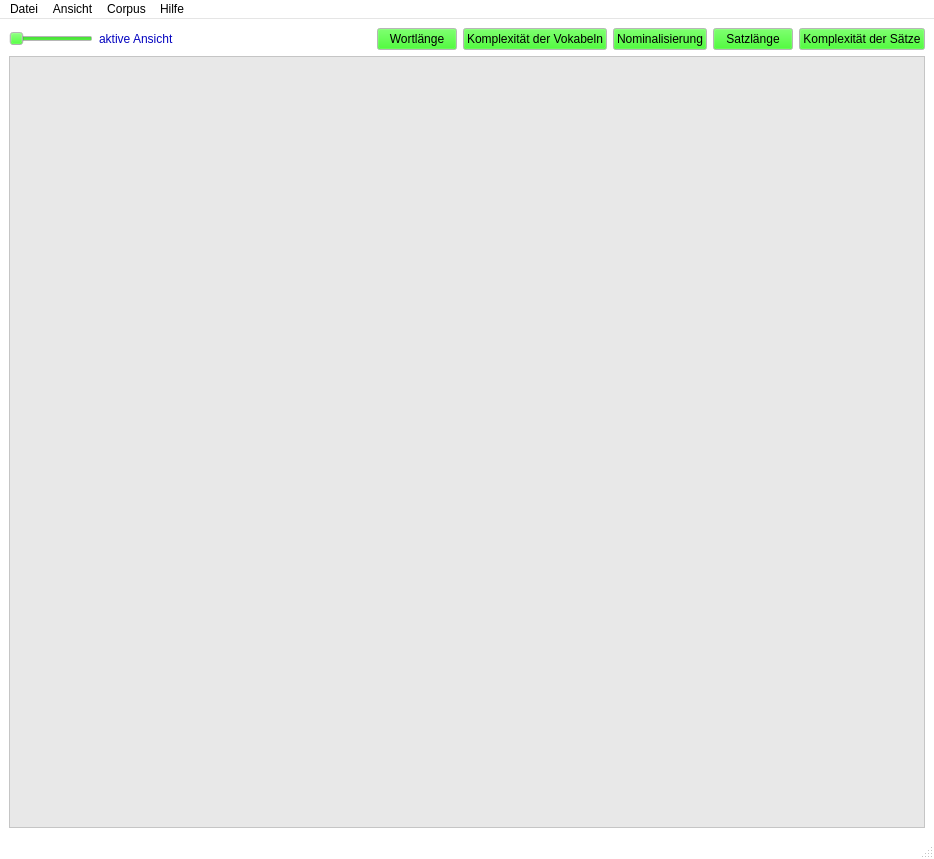
<?xml version="1.0" encoding="UTF-8"?>
<ui version="4.0">
 <class>MainWindow</class>
 <widget class="QMainWindow" name="MainWindow">
  <property name="geometry">
   <rect>
    <x>0</x>
    <y>0</y>
    <width>934</width>
    <height>859</height>
   </rect>
  </property>
  <property name="palette">
   <palette>
    <active>
     <colorrole role="WindowText">
      <brush brushstyle="SolidPattern">
       <color alpha="255">
        <red>4</red>
        <green>4</green>
        <blue>191</blue>
       </color>
      </brush>
     </colorrole>
     <colorrole role="Button">
      <brush brushstyle="SolidPattern">
       <color alpha="255">
        <red>24</red>
        <green>240</green>
        <blue>0</blue>
       </color>
      </brush>
     </colorrole>
     <colorrole role="Light">
      <brush brushstyle="SolidPattern">
       <color alpha="255">
        <red>181</red>
        <green>255</green>
        <blue>184</blue>
       </color>
      </brush>
     </colorrole>
     <colorrole role="Midlight">
      <brush brushstyle="SolidPattern">
       <color alpha="255">
        <red>9</red>
        <green>118</green>
        <blue>3</blue>
       </color>
      </brush>
     </colorrole>
     <colorrole role="Dark">
      <brush brushstyle="SolidPattern">
       <color alpha="255">
        <red>6</red>
        <green>160</green>
        <blue>155</blue>
       </color>
      </brush>
     </colorrole>
     <colorrole role="Mid">
      <brush brushstyle="SolidPattern">
       <color alpha="255">
        <red>8</red>
        <green>89</green>
        <blue>160</blue>
       </color>
      </brush>
     </colorrole>
     <colorrole role="Text">
      <brush brushstyle="SolidPattern">
       <color alpha="255">
        <red>0</red>
        <green>0</green>
        <blue>0</blue>
       </color>
      </brush>
     </colorrole>
     <colorrole role="ButtonText">
      <brush brushstyle="SolidPattern">
       <color alpha="255">
        <red>0</red>
        <green>0</green>
        <blue>0</blue>
       </color>
      </brush>
     </colorrole>
     <colorrole role="Base">
      <brush brushstyle="SolidPattern">
       <color alpha="255">
        <red>232</red>
        <green>232</green>
        <blue>232</blue>
       </color>
      </brush>
     </colorrole>
     <colorrole role="Window">
      <brush brushstyle="SolidPattern">
       <color alpha="255">
        <red>255</red>
        <green>255</green>
        <blue>255</blue>
       </color>
      </brush>
     </colorrole>
    </active>
    <inactive>
     <colorrole role="WindowText">
      <brush brushstyle="SolidPattern">
       <color alpha="255">
        <red>4</red>
        <green>4</green>
        <blue>191</blue>
       </color>
      </brush>
     </colorrole>
     <colorrole role="Button">
      <brush brushstyle="SolidPattern">
       <color alpha="255">
        <red>24</red>
        <green>240</green>
        <blue>0</blue>
       </color>
      </brush>
     </colorrole>
     <colorrole role="Light">
      <brush brushstyle="SolidPattern">
       <color alpha="255">
        <red>181</red>
        <green>255</green>
        <blue>184</blue>
       </color>
      </brush>
     </colorrole>
     <colorrole role="Midlight">
      <brush brushstyle="SolidPattern">
       <color alpha="255">
        <red>9</red>
        <green>118</green>
        <blue>3</blue>
       </color>
      </brush>
     </colorrole>
     <colorrole role="Dark">
      <brush brushstyle="SolidPattern">
       <color alpha="255">
        <red>6</red>
        <green>160</green>
        <blue>155</blue>
       </color>
      </brush>
     </colorrole>
     <colorrole role="Mid">
      <brush brushstyle="SolidPattern">
       <color alpha="255">
        <red>8</red>
        <green>89</green>
        <blue>160</blue>
       </color>
      </brush>
     </colorrole>
     <colorrole role="Text">
      <brush brushstyle="SolidPattern">
       <color alpha="255">
        <red>0</red>
        <green>0</green>
        <blue>0</blue>
       </color>
      </brush>
     </colorrole>
     <colorrole role="ButtonText">
      <brush brushstyle="SolidPattern">
       <color alpha="255">
        <red>0</red>
        <green>0</green>
        <blue>0</blue>
       </color>
      </brush>
     </colorrole>
     <colorrole role="Base">
      <brush brushstyle="SolidPattern">
       <color alpha="255">
        <red>232</red>
        <green>232</green>
        <blue>232</blue>
       </color>
      </brush>
     </colorrole>
     <colorrole role="Window">
      <brush brushstyle="SolidPattern">
       <color alpha="255">
        <red>255</red>
        <green>255</green>
        <blue>255</blue>
       </color>
      </brush>
     </colorrole>
    </inactive>
    <disabled>
     <colorrole role="WindowText">
      <brush brushstyle="SolidPattern">
       <color alpha="255">
        <red>6</red>
        <green>160</green>
        <blue>155</blue>
       </color>
      </brush>
     </colorrole>
     <colorrole role="Button">
      <brush brushstyle="SolidPattern">
       <color alpha="255">
        <red>24</red>
        <green>240</green>
        <blue>0</blue>
       </color>
      </brush>
     </colorrole>
     <colorrole role="Light">
      <brush brushstyle="SolidPattern">
       <color alpha="255">
        <red>181</red>
        <green>255</green>
        <blue>184</blue>
       </color>
      </brush>
     </colorrole>
     <colorrole role="Midlight">
      <brush brushstyle="SolidPattern">
       <color alpha="255">
        <red>9</red>
        <green>118</green>
        <blue>3</blue>
       </color>
      </brush>
     </colorrole>
     <colorrole role="Dark">
      <brush brushstyle="SolidPattern">
       <color alpha="255">
        <red>6</red>
        <green>160</green>
        <blue>155</blue>
       </color>
      </brush>
     </colorrole>
     <colorrole role="Mid">
      <brush brushstyle="SolidPattern">
       <color alpha="255">
        <red>8</red>
        <green>89</green>
        <blue>160</blue>
       </color>
      </brush>
     </colorrole>
     <colorrole role="Text">
      <brush brushstyle="SolidPattern">
       <color alpha="255">
        <red>6</red>
        <green>160</green>
        <blue>155</blue>
       </color>
      </brush>
     </colorrole>
     <colorrole role="ButtonText">
      <brush brushstyle="SolidPattern">
       <color alpha="255">
        <red>6</red>
        <green>160</green>
        <blue>155</blue>
       </color>
      </brush>
     </colorrole>
     <colorrole role="Base">
      <brush brushstyle="SolidPattern">
       <color alpha="255">
        <red>255</red>
        <green>255</green>
        <blue>255</blue>
       </color>
      </brush>
     </colorrole>
     <colorrole role="Window">
      <brush brushstyle="SolidPattern">
       <color alpha="255">
        <red>255</red>
        <green>255</green>
        <blue>255</blue>
       </color>
      </brush>
     </colorrole>
    </disabled>
   </palette>
  </property>
  <property name="windowTitle">
   <string>Our Tool</string>
  </property>
  <property name="autoFillBackground">
   <bool>false</bool>
  </property>
  <widget class="QWidget" name="centralwidget">
   <property name="autoFillBackground">
    <bool>false</bool>
   </property>
   <property name="styleSheet">
    <string notr="true"/>
   </property>
   <layout class="QGridLayout" name="gridLayout_2">
    <item row="0" column="0">
     <layout class="QHBoxLayout" name="horizontalLayout">
      <item>
       <widget class="QSlider" name="ViewSlider">
        <property name="sizePolicy">
         <sizepolicy hsizetype="Fixed" vsizetype="Fixed">
          <horstretch>0</horstretch>
          <verstretch>0</verstretch>
         </sizepolicy>
        </property>
        <property name="orientation">
         <enum>Qt::Horizontal</enum>
        </property>
       </widget>
      </item>
      <item>
       <widget class="QLabel" name="ActiveViewText">
        <property name="text">
         <string>aktive Ansicht</string>
        </property>
       </widget>
      </item>
      <item>
       <widget class="QPushButton" name="Words_btn">
        <property name="sizePolicy">
         <sizepolicy hsizetype="Fixed" vsizetype="Fixed">
          <horstretch>0</horstretch>
          <verstretch>0</verstretch>
         </sizepolicy>
        </property>
        <property name="statusTip">
         <string>Länge der Wörter pro Satz</string>
        </property>
        <property name="text">
         <string>Wortlänge</string>
        </property>
       </widget>
      </item>
      <item>
       <widget class="QPushButton" name="pushButton">
        <property name="sizePolicy">
         <sizepolicy hsizetype="Fixed" vsizetype="Fixed">
          <horstretch>0</horstretch>
          <verstretch>0</verstretch>
         </sizepolicy>
        </property>
        <property name="statusTip">
         <string>Abhängig von ausgewählten Corpi</string>
        </property>
        <property name="text">
         <string>Komplexität der Vokabeln</string>
        </property>
       </widget>
      </item>
      <item>
       <widget class="QPushButton" name="Sentences_btn">
        <property name="sizePolicy">
         <sizepolicy hsizetype="Fixed" vsizetype="Fixed">
          <horstretch>0</horstretch>
          <verstretch>0</verstretch>
         </sizepolicy>
        </property>
        <property name="statusTip">
         <string>Vorkommen von Nominalisierungen im Verhältnis zu Substantiven</string>
        </property>
        <property name="text">
         <string>Nominalisierung</string>
        </property>
       </widget>
      </item>
      <item>
       <widget class="QPushButton" name="Block_btn">
        <property name="sizePolicy">
         <sizepolicy hsizetype="Fixed" vsizetype="Fixed">
          <horstretch>0</horstretch>
          <verstretch>0</verstretch>
         </sizepolicy>
        </property>
        <property name="statusTip">
         <string>Anzahl der Wörter im Satz</string>
        </property>
        <property name="text">
         <string>Satzlänge</string>
        </property>
       </widget>
      </item>
      <item>
       <widget class="QPushButton" name="Document_btn">
        <property name="sizePolicy">
         <sizepolicy hsizetype="Fixed" vsizetype="Fixed">
          <horstretch>0</horstretch>
          <verstretch>0</verstretch>
         </sizepolicy>
        </property>
        <property name="statusTip">
         <string>Syntaxbaum umgesetzt mit Stanfordparser (wahrscheinlich)</string>
        </property>
        <property name="text">
         <string>Komplexität der Sätze</string>
        </property>
       </widget>
      </item>
     </layout>
    </item>
    <item row="1" column="0">
     <layout class="QVBoxLayout" name="verticalLayout">
      <item>
       <widget class="QTextBrowser" name="plainTextEdit"/>
      </item>
     </layout>
    </item>
   </layout>
  </widget>
  <widget class="QMenuBar" name="menubar">
   <property name="geometry">
    <rect>
     <x>0</x>
     <y>0</y>
     <width>934</width>
     <height>21</height>
    </rect>
   </property>
   <widget class="QMenu" name="menuDatei">
    <property name="title">
     <string>Datei</string>
    </property>
    <addaction name="actionText_ffnen"/>
   </widget>
   <widget class="QMenu" name="menuAnsicht">
    <property name="title">
     <string>Ansicht</string>
    </property>
    <addaction name="actionCorpus_2"/>
    <addaction name="actionBlock"/>
    <addaction name="actionDetail"/>
    <addaction name="actionDocument"/>
   </widget>
   <widget class="QMenu" name="menuCorpus_2">
    <property name="title">
     <string>Corpus</string>
    </property>
    <widget class="QMenu" name="menuBrown">
     <property name="title">
      <string>Brown</string>
     </property>
     <addaction name="actionThriller"/>
     <addaction name="actionGesetzestexte"/>
     <addaction name="actionNachrichten"/>
    </widget>
    <addaction name="menuBrown"/>
    <addaction name="actionKinderb_cher"/>
   </widget>
   <widget class="QMenu" name="menuHilfe">
    <property name="title">
     <string>Hilfe</string>
    </property>
    <addaction name="action_ber"/>
   </widget>
   <addaction name="menuDatei"/>
   <addaction name="menuAnsicht"/>
   <addaction name="menuCorpus_2"/>
   <addaction name="menuHilfe"/>
  </widget>
  <widget class="QStatusBar" name="statusbar"/>
  <action name="actionText_ffnen">
   <property name="text">
    <string>Text öffnen</string>
   </property>
   <property name="shortcut">
    <string>Ctrl+O</string>
   </property>
  </action>
  <action name="actionBlock">
   <property name="text">
    <string>Block</string>
   </property>
  </action>
  <action name="actionDetail">
   <property name="text">
    <string>Detail</string>
   </property>
  </action>
  <action name="actionDocument">
   <property name="text">
    <string>Document</string>
   </property>
  </action>
  <action name="actionTest">
   <property name="text">
    <string>Test</string>
   </property>
  </action>
  <action name="actionCorpus_2">
   <property name="text">
    <string>Corpus</string>
   </property>
  </action>
  <action name="actionKinderb_cher">
   <property name="text">
    <string>Kinderbücher</string>
   </property>
  </action>
  <action name="actionThriller">
   <property name="text">
    <string>Thriller</string>
   </property>
  </action>
  <action name="actionGesetzestexte">
   <property name="text">
    <string>Gesetzestexte</string>
   </property>
  </action>
  <action name="actionNachrichten">
   <property name="text">
    <string>Nachrichten</string>
   </property>
  </action>
  <action name="actionKeine_Hilfe_f_r_dich_Swag">
   <property name="text">
    <string>Keine Hilfe für dich! Swag!</string>
   </property>
  </action>
  <action name="action_ber">
   <property name="text">
    <string>Über</string>
   </property>
  </action>
 </widget>
 <resources/>
 <connections/>
</ui>
